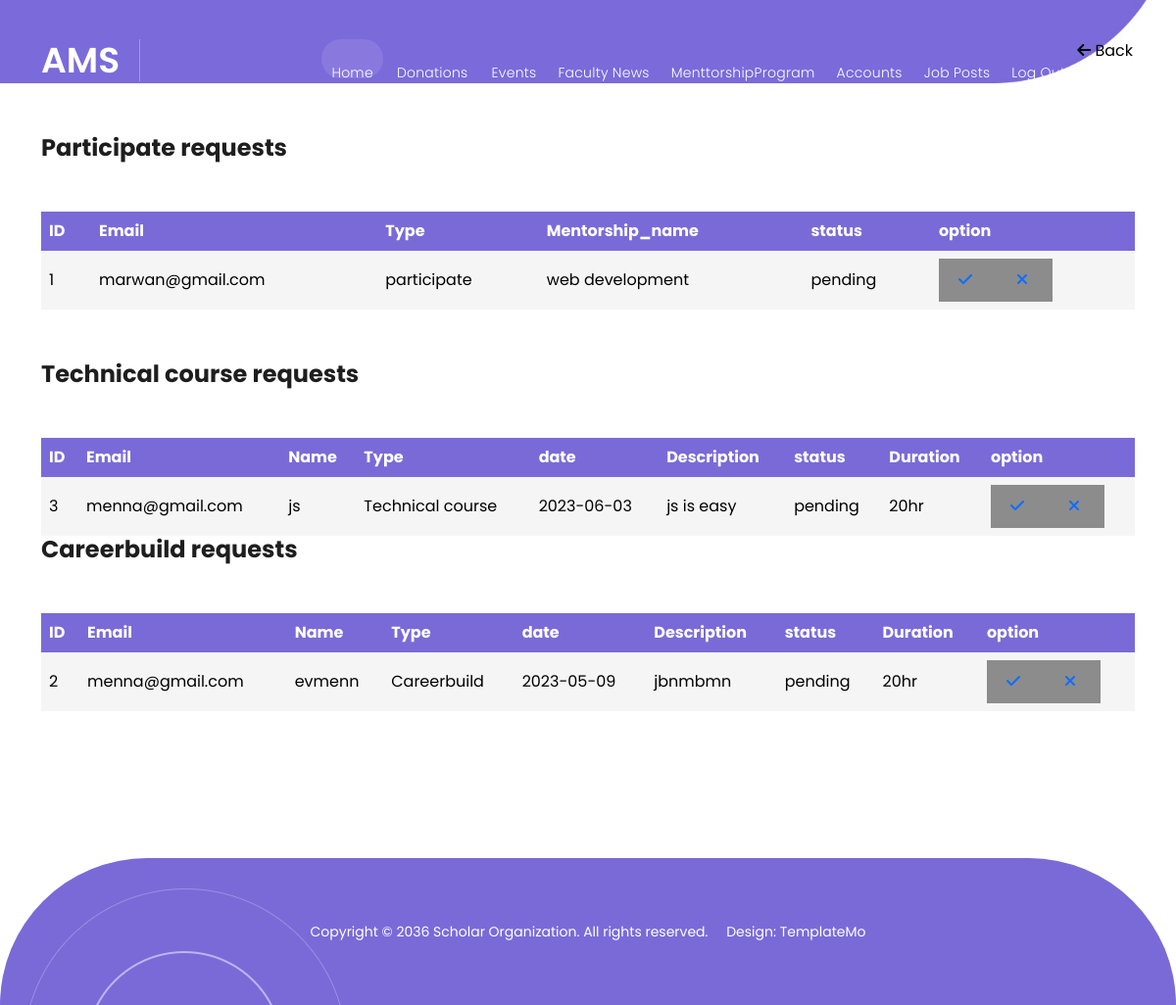
The app's page /View/admin/mentorship_requests.php with its own data.
### tables this page shows
CREATE TABLE `requesttomentorship` (
  `ID` int(11) NOT NULL,
  `Email` varchar(50) NOT NULL,
  `Name` varchar(50) NOT NULL,
  `Type` varchar(50) NOT NULL,
  `date` date NOT NULL,
  `Description` varchar(50) NOT NULL,
  `status` varchar(50) NOT NULL DEFAULT 'pending',
  `Duration` varchar(50) NOT NULL
);

### Controller/database.php (called while the page is built, shortened)
<?php
class database {
     public $con;
     public function __construct()
     {
          $this->con = mysqli_connect("localhost", "root", "", "ams");
     }
     public function select_where($table_name, $where_condition)
     {
          $condition = '';
          $array = array();
          foreach($where_condition as $key => $value)
          {
               $condition .= $key . " = '".$value."' AND ";
          }
          $condition = substr($condition, 0, -5);
          $query = "SELECT * FROM `".$table_name."` WHERE " . $condition;
          $result = mysqli_query($this->con, $query);
          while($row = mysqli_fetch_array($result))
          {
               $array[] = $row;
          }
          return $array;
     }
}

### Controller/admin/mentorshipRequestHandler.php (the view, shortened to what this page needs)
<?php
class MentorshipRequestHandler{
    public function getAllPlanTechnicalCourseRequests(){
        $db = new database;
        $where = array('Type'=> 'Technical course',
        'status'=>'pending');
        $post_data = $db->select_where('requesttomentorship',$where);
            foreach($post_data as $post) {
              echo '<tr>';
              echo '<td>' . $post["ID"] . '</td>';
              echo '<td>' . $post["Email"] . '</td>';
              echo '<td>' . $post["Name"] . '</td>';
              echo '<td>' . $post["Type"] . '</td>';
              echo '<td>' . $post["date"] . '</td>';
              echo '<td>' . $post["Description"] . '</td>';
              echo '<td>' . $post["status"] . '</td>';
              echo '<td>' . $post["Duration"] . '</td>';
              echo '<td>';
              echo '<button class="yes-button"><a href="mentorship_planning.php?email=' . $post["Email"] . '&id=' . $post["ID"]. '&name=' . $post["Name"] .'&type=' .$post["Type"]. '&description=' . $post["Description"] . '&date=' . $post["date"] . '&duration=' . $post["Duration"] . '" class="update"><i class="fas fa-check"></i></a></button>';
              echo '<button class="no-button"><a href="#" id="' . $post["ID"] . '" class="TechnicalCourse_delete"><i class="fas fa-times"></i> </button>';
              echo '</td>';
              echo '</tr>';
            }
        }
    public function getAllPlanCareerbuildRequests(){
        $db = new database;
        $where = array('Type'=> 'Careerbuild',
        'status'=>'pending');
        $post_data = $db->select_where('requesttomentorship',$where);
            foreach($post_data as $post) {
              echo '<tr>';
              echo '<td>' . $post["ID"] . '</td>';
              echo '<td>' . $post["Email"] . '</td>';
              echo '<td>' . $post["Name"] . '</td>';
              echo '<td>' . $post["Type"] . '</td>';
              echo '<td>' . $post["date"] . '</td>';
              echo '<td>' . $post["Description"] . '</td>';
              echo '<td>' . $post["status"] . '</td>';
              echo '<td>' . $post["Duration"] . '</td>';
              echo '<td>';
              echo '<button class="yes-button"><a href="mentorship_planning.php?email=' . $post["Email"] . '&id=' . $post["ID"]. '&name=' . $post["Name"] .'&type=' .$post["Type"]. '&description=' . $post["Description"] . '&date=' . $post["date"] . '&duration=' . $post["Duration"]. '" class="update"><i class="fas fa-check"></i></a></button>';
              echo '<button class="no-button"><a href="#" id="' . $post["ID"] . '" class="Careerbuild_delete"><i class="fas fa-times"></i> </button>';
              echo '</td>';
              echo '</tr>';
            }
        }
    public function getAllParticipateRequests(){
        $db = new database;
        $where = array('Type'=> 'participate','status'=>'pending');
        $post_data = $db->select_where('requesttomentorship',$where);
            foreach($post_data as $post) {
              echo '<tr>';
              echo '<td>' . $post["ID"] . '</td>';
              echo '<td>' . $post["Email"] . '</td>';
              echo '<td>' . $post["Type"] . '</td>';
              echo '<td>' . $post["Name"] . '</td>';
              echo '<td>' . $post["status"] . '</td>';
              echo '<td>';
              echo '<button class="yes-button"><a href="#" id="' . $post["ID"] . '" class="accept_participation_request"><i class="fas fa-check"></i> </button>';
              echo '<button class="no-button"><a href="#" id="' . $post["ID"] . '" class="participation_delete"><i class="fas fa-times"></i> </button>';
              echo '</td>';
              echo '</tr>';
            }
        }
}
?>

### View/assets/css/templatemo-scholar.css (style rules this page uses)
html, body, div, span, applet, object, iframe, h1, h2, h3, h4, h5, h6, p, blockquote, div pre, a, abbr, acronym, address, big, cite, code, del, dfn, em, font, img, ins, kbd, q, s, samp, small, strike, strong, sub, sup, tt, var, b, u, i, center, dl, dt, dd, ol, ul, li, figure, header, nav, section, article, aside, footer, figcaption { margin: 0; padding: 0; border: 0; outline: 0; }
* { box-sizing: border-box; }
html, body { font-family: 'Poppins', sans-serif; -ms-text-size-adjust: 100%; -webkit-font-smoothing: antialiased; -moz-osx-font-smoothing: grayscale; }
a { text-decoration: none !important; }
html, body { font-family: 'Poppins', sans-serif; }
body { overflow-x: hidden; }

### View/assets/css/admin/admin.css (style rules this page uses)
html, body, div, span, applet, object, iframe, h1, h2, h3, h4, h5, h6, p, blockquote, div pre, a, abbr, acronym, address, big, cite, code, del, dfn, em, font, img, ins, kbd, q, s, samp, small, strike, strong, sub, sup, tt, var, b, u, i, center, dl, dt, dd, ol, ul, li, figure, header, nav, section, article, aside, footer, figcaption { margin: 0; padding: 0; border: 0; outline: 0; }
* { box-sizing: border-box; }
html, body { font-family: 'Poppins', sans-serif; -ms-text-size-adjust: 100%; -webkit-font-smoothing: antialiased; -moz-osx-font-smoothing: grayscale; }
a { text-decoration: none !important; }
html, body { font-family: 'Poppins', sans-serif; }
th, td { text-align: left; padding: 8px; background-color: #F5F5F5; color: #000; border-color: #000; }
body { overflow-x: hidden; }

### View/admin/mentorship_requests.php (style rules this page uses)
.yes-button, .no-button { background-color: #8c8c8c; color: #fff; border: none; padding: 10px 20px; font-size: 16px; font-weight: bold; cursor: pointer; transition: background-color 0.3s ease; }
.yes-button i, .no-button i { margin-right: 5px; }

### records on screen
requesttomentorship: ID "1", Email "marwan@gmail.com", Type "participate", Name "web development", status "pending"
requesttomentorship: ID "3", Email "menna@gmail.com", Name "js", Type "Technical course", date "2023-06-03", Description "js is easy", status "pending", Duration "20hr"
requesttomentorship: ID "2", Email "menna@gmail.com", Name "evmenn", Type "Careerbuild", date "2023-05-09", Description "jbnmbmn", status "pending", Duration "20hr"
